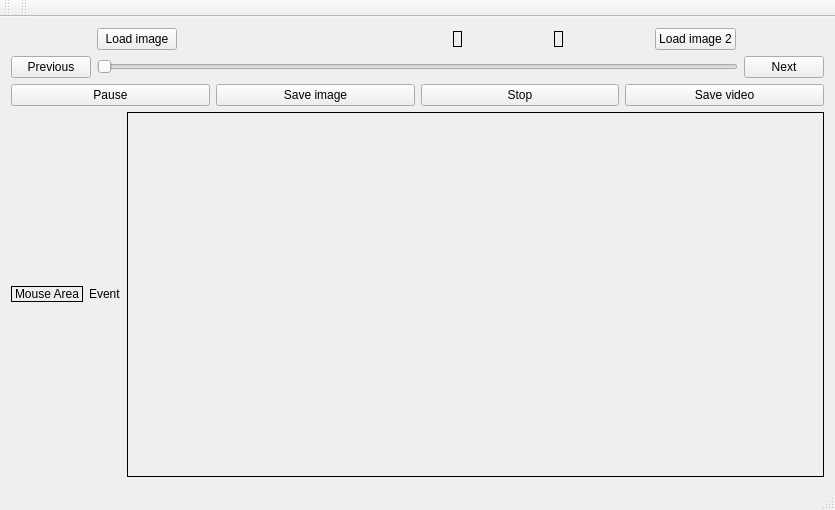
<?xml version="1.0" encoding="UTF-8"?>
<ui version="4.0">
 <class>MainWindow</class>
 <widget class="QMainWindow" name="MainWindow">
  <property name="geometry">
   <rect>
    <x>0</x>
    <y>0</y>
    <width>835</width>
    <height>510</height>
   </rect>
  </property>
  <property name="mouseTracking">
   <bool>false</bool>
  </property>
  <property name="windowTitle">
   <string>MainWindow</string>
  </property>
  <widget class="QWidget" name="centralWidget">
   <layout class="QGridLayout" name="gridLayout">
    <item row="0" column="0">
     <layout class="QHBoxLayout" name="horizontalLayout">
      <property name="sizeConstraint">
       <enum>QLayout::SetMaximumSize</enum>
      </property>
      <item>
       <widget class="QPushButton" name="loadImageButton">
        <property name="sizePolicy">
         <sizepolicy hsizetype="Fixed" vsizetype="Fixed">
          <horstretch>0</horstretch>
          <verstretch>0</verstretch>
         </sizepolicy>
        </property>
        <property name="text">
         <string>Load image</string>
        </property>
       </widget>
      </item>
      <item>
       <widget class="QWidget" name="widPic1" native="true">
        <property name="sizePolicy">
         <sizepolicy hsizetype="Fixed" vsizetype="Fixed">
          <horstretch>0</horstretch>
          <verstretch>0</verstretch>
         </sizepolicy>
        </property>
        <property name="cursor">
         <cursorShape>CrossCursor</cursorShape>
        </property>
        <property name="mouseTracking">
         <bool>true</bool>
        </property>
       </widget>
      </item>
      <item>
       <widget class="QWidget" name="widPic2" native="true">
        <property name="sizePolicy">
         <sizepolicy hsizetype="Fixed" vsizetype="Fixed">
          <horstretch>0</horstretch>
          <verstretch>0</verstretch>
         </sizepolicy>
        </property>
        <property name="cursor">
         <cursorShape>CrossCursor</cursorShape>
        </property>
        <property name="mouseTracking">
         <bool>true</bool>
        </property>
       </widget>
      </item>
      <item>
       <widget class="my_tool" name="label_pic1">
        <property name="sizePolicy">
         <sizepolicy hsizetype="Fixed" vsizetype="Fixed">
          <horstretch>0</horstretch>
          <verstretch>0</verstretch>
         </sizepolicy>
        </property>
        <property name="cursor">
         <cursorShape>CrossCursor</cursorShape>
        </property>
        <property name="mouseTracking">
         <bool>true</bool>
        </property>
        <property name="frameShape">
         <enum>QFrame::Box</enum>
        </property>
        <property name="text">
         <string/>
        </property>
        <property name="alignment">
         <set>Qt::AlignCenter</set>
        </property>
       </widget>
      </item>
      <item>
       <widget class="my_tool" name="label_pic2">
        <property name="enabled">
         <bool>true</bool>
        </property>
        <property name="sizePolicy">
         <sizepolicy hsizetype="Fixed" vsizetype="Fixed">
          <horstretch>0</horstretch>
          <verstretch>0</verstretch>
         </sizepolicy>
        </property>
        <property name="cursor">
         <cursorShape>CrossCursor</cursorShape>
        </property>
        <property name="mouseTracking">
         <bool>true</bool>
        </property>
        <property name="frameShape">
         <enum>QFrame::Box</enum>
        </property>
        <property name="text">
         <string/>
        </property>
        <property name="alignment">
         <set>Qt::AlignCenter</set>
        </property>
       </widget>
      </item>
      <item>
       <widget class="QPushButton" name="loadImageButton2">
        <property name="sizePolicy">
         <sizepolicy hsizetype="Fixed" vsizetype="Fixed">
          <horstretch>0</horstretch>
          <verstretch>0</verstretch>
         </sizepolicy>
        </property>
        <property name="text">
         <string>Load image 2</string>
        </property>
       </widget>
      </item>
     </layout>
    </item>
    <item row="1" column="0">
     <layout class="QHBoxLayout" name="horizontalLayout_4">
      <item>
       <widget class="QPushButton" name="previousButton">
        <property name="text">
         <string>Previous</string>
        </property>
       </widget>
      </item>
      <item>
       <widget class="QSlider" name="horizontalSlider">
        <property name="orientation">
         <enum>Qt::Horizontal</enum>
        </property>
       </widget>
      </item>
      <item>
       <widget class="QPushButton" name="nextButton">
        <property name="text">
         <string>Next</string>
        </property>
       </widget>
      </item>
     </layout>
    </item>
    <item row="2" column="0">
     <layout class="QHBoxLayout" name="horizontalLayout_2">
      <item>
       <widget class="QPushButton" name="pauseButton">
        <property name="text">
         <string>Pause</string>
        </property>
       </widget>
      </item>
      <item>
       <widget class="QPushButton" name="saveImageButton">
        <property name="text">
         <string>Save image</string>
        </property>
       </widget>
      </item>
      <item>
       <widget class="QPushButton" name="stopButton">
        <property name="text">
         <string>Stop</string>
        </property>
       </widget>
      </item>
      <item>
       <widget class="QPushButton" name="saveVideoButton">
        <property name="text">
         <string>Save video</string>
        </property>
       </widget>
      </item>
     </layout>
    </item>
    <item row="3" column="0">
     <layout class="QHBoxLayout" name="horizontalLayout_3">
      <item>
       <widget class="QLabel" name="label">
        <property name="sizePolicy">
         <sizepolicy hsizetype="Fixed" vsizetype="Fixed">
          <horstretch>0</horstretch>
          <verstretch>0</verstretch>
         </sizepolicy>
        </property>
        <property name="mouseTracking">
         <bool>true</bool>
        </property>
        <property name="frameShape">
         <enum>QFrame::Box</enum>
        </property>
        <property name="text">
         <string>Mouse Area</string>
        </property>
       </widget>
      </item>
      <item>
       <widget class="QLabel" name="label_event">
        <property name="sizePolicy">
         <sizepolicy hsizetype="Fixed" vsizetype="Fixed">
          <horstretch>0</horstretch>
          <verstretch>0</verstretch>
         </sizepolicy>
        </property>
        <property name="text">
         <string>Event</string>
        </property>
       </widget>
      </item>
      <item>
       <widget class="QLabel" name="label_picMixed">
        <property name="sizePolicy">
         <sizepolicy hsizetype="Ignored" vsizetype="Ignored">
          <horstretch>0</horstretch>
          <verstretch>0</verstretch>
         </sizepolicy>
        </property>
        <property name="cursor">
         <cursorShape>CrossCursor</cursorShape>
        </property>
        <property name="mouseTracking">
         <bool>true</bool>
        </property>
        <property name="frameShape">
         <enum>QFrame::Box</enum>
        </property>
        <property name="text">
         <string/>
        </property>
        <property name="alignment">
         <set>Qt::AlignCenter</set>
        </property>
       </widget>
      </item>
     </layout>
    </item>
   </layout>
   <zorder>horizontalLayoutWidget_2</zorder>
   <zorder>verticalLayoutWidget</zorder>
   <zorder>loadImageButton</zorder>
   <zorder>saveImageButton</zorder>
   <zorder>saveVideoButton</zorder>
   <zorder>loadImageButton2</zorder>
   <zorder>saveVideoButton</zorder>
   <zorder>loadImageButton2</zorder>
   <zorder>stopButton</zorder>
   <zorder>pauseButton</zorder>
   <zorder>label_pic1</zorder>
   <zorder>label_pic2</zorder>
   <zorder></zorder>
   <zorder>horizontalLayoutWidget</zorder>
  </widget>
  <widget class="QMenuBar" name="menuBar">
   <property name="geometry">
    <rect>
     <x>0</x>
     <y>0</y>
     <width>835</width>
     <height>22</height>
    </rect>
   </property>
  </widget>
  <widget class="QToolBar" name="mainToolBar">
   <attribute name="toolBarArea">
    <enum>TopToolBarArea</enum>
   </attribute>
   <attribute name="toolBarBreak">
    <bool>false</bool>
   </attribute>
  </widget>
  <widget class="QStatusBar" name="statusBar"/>
  <widget class="QToolBar" name="toolBar">
   <property name="windowTitle">
    <string>toolBar</string>
   </property>
   <attribute name="toolBarArea">
    <enum>TopToolBarArea</enum>
   </attribute>
   <attribute name="toolBarBreak">
    <bool>false</bool>
   </attribute>
  </widget>
 </widget>
 <layoutdefault spacing="6" margin="11"/>
 <customwidgets>
  <customwidget>
   <class>my_tool</class>
   <extends>QLabel</extends>
   <header>my_tool.h</header>
  </customwidget>
 </customwidgets>
 <resources/>
 <connections/>
</ui>
